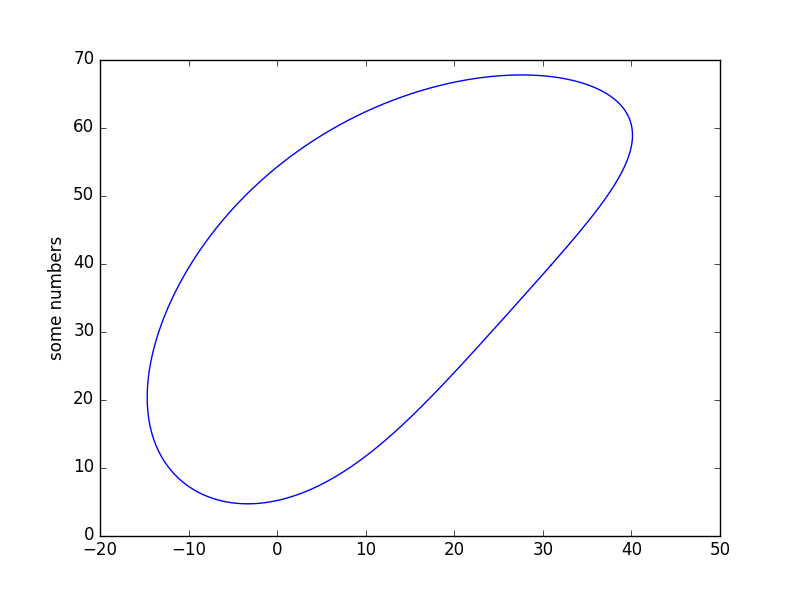

Generate this figure with Python:
#一三角形呆鍊，由一長一短的連桿固定在水平基線上。
#短連桿鎖固在原點上，長連桿鎖固在距原點90mm處。
#短連桿長度35mm；長連桿長度70mm。
#三角形呆鍊邊長分別為40mm、40mm、70mm
from slvs import *
from math import *
import matplotlib.pyplot as plt

#相關參數
d0 = 90 #基線長度(mm)
n1 = 35 #短連桿長度(mm)
n2 = 70 #長連桿長度(mm)
t1 = 40 #三角形第一邊(mm)
t2 = 40 #三角形第二邊(mm)
t3 = 70 #三角形第三邊(mm)

#開始繪圖

def crank_rock(degree):

    sys = System(500)
    g = 1
    #原點Point0
    p0 = sys.add_param(0.0)
    p1 = sys.add_param(0.0)
    p2 = sys.add_param(0.0)
    Point0 = Point3d(p0, p1, p2)

    #XY法線
    qw, qx, qy, qz = Slvs_MakeQuaternion(1, 0, 0, 0, 1, 0)
    p3 = sys.add_param(qw)
    p4 = sys.add_param(qx)
    p5 = sys.add_param(qy)
    p6 = sys.add_param(qz)
    Normal1 = Normal3d(p3, p4, p5, p6)

    #工作平面
    Workplane1 = Workplane(Point0, Normal1)

    #3D版的Point0=>Point1
    p7 = sys.add_param(0.0)
    p8 = sys.add_param(0.0)
    Point1 = Point2d(Workplane1, p7, p8)
    Constraint.dragged(Workplane1, Point1)

    #長連桿轉軸Point2，還有基線Line0。
    p9 = sys.add_param(d0)
    p10 = sys.add_param(0.0)
    Point2 = Point2d(Workplane1, p9, p10)
    Constraint.dragged(Workplane1, Point2)
    Line0 = LineSegment2d(Workplane1, Point1, Point2)

    #Angle約束判斷
    if degree >= 180:
        other = -1
    else:
        other = 1

    #三角形Point3 / Point4 / Point5
    p11 = sys.add_param(20.0)
    p12 = sys.add_param(20.0)
    Point3 = Point2d(Workplane1, p11, p12)
    p13 = sys.add_param(0.0)
    p14 = sys.add_param(10.0*other)
    Point4 = Point2d(Workplane1, p13, p14)
    p15 = sys.add_param(30.0)
    p16 = sys.add_param(20.0)
    Point5 = Point2d(Workplane1, p15, p16)
    Constraint.distance(t1, Workplane1, Point4, Point3)
    Constraint.distance(t2, Workplane1, Point3, Point5)
    Constraint.distance(t3, Workplane1, Point4, Point5)

    #連桿約束
    Constraint.distance(n1, Workplane1, Point1, Point4)
    Constraint.distance(n2, Workplane1, Point2, Point5)
    Line1 = LineSegment2d(Workplane1, Point1, Point4)

    #短連桿與水平軸的角度
    Constraint.angle(Workplane1, degree, Line1, Line0, False)

    #以下解題

    sys.solve()

    if (sys.result == SLVS_RESULT_OKAY):
        x = sys.get_param(11).val
        y = sys.get_param(12).val
        return x, y
    elif (sys.result == SLVS_RESULT_INCONSISTENT):
        print ("solve failed")
        print ("SLVS_RESULT_INCONSISTENT")
        print ("%d DOF" % sys.dof)
    elif (sys.result == SLVS_RESULT_DIDNT_CONVERGE):
        print ("solve failed")
        print ("SLVS_RESULT_DIDNT_CONVERGE")
        print ("%d DOF" % sys.dof)
    elif (sys.result == SLVS_RESULT_TOO_MANY_UNKNOWNS):
        print ("solve failed")
        print ("SLVS_RESULT_TOO_MANY_UNKNOWNS")
        print ("%d DOF" % sys.dof)

#主程式
Xval  = []
Yval  = []

for i in range(0, 361):
    print ("Degree: %3s deg"%(i))
    #crank_rock(i,0,0)
    x, y = crank_rock(i)
    print ("=======")
    Xval += [x]
    Yval += [y]
  #  a = str(x)+","+str(y)+"\n"
print ("Solve Completed")

plt.plot(Xval, Yval)
plt.ylabel('some numbers')
plt.show()
